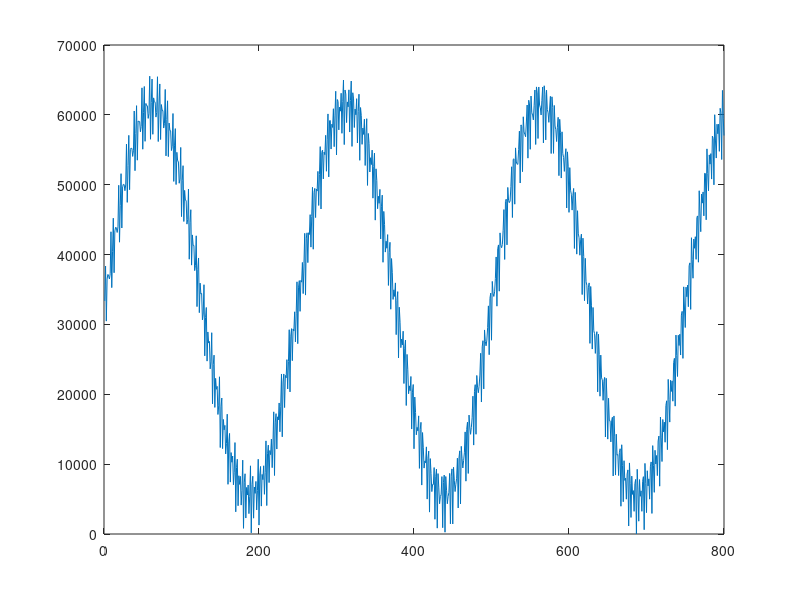

MATLAB code to generate this figure: (Note: this script raises an error after producing the figure.)
%%%%%%%%%%%%%%%%%%%%%%%%%%%%%%%%%%%%%%%%%%%%%%%%%%%%%%%%%%%%%%%%%%%%%%%%%
% Arbitrary waveform generation
%%%%%%%%%%%%%%%%%%%%%%%%%%%%%%%%%%%%%%%%%%%%%%%%%%%%%%%%%%%%%%%%%%%%%%%%%
clc;clear all;close all;

F_SAMPLING = 1000; % in Hertz
TIME_LENGTH = 0.8; % in seconds

DATA_POINTS = TIME_LENGTH * F_SAMPLING;
input = zeros(1,DATA_POINTS);

t = (0 : 1/F_SAMPLING : (TIME_LENGTH-(1/F_SAMPLING)));
f = [4,300,400.5];
c = [1,0.1,0.1];

for k = 1:length(f)
    input = input + (c(k) * sin(2*pi*f(k)*t));
end

input = input - min(input);
input = input * (65535/max(input));
input = uint16(input);
figure;plot(input);

fd = fopen('raw.txt','w');
for k = 1:DATA_POINTS
    temp = sprintf('%d\n',input(k));
    fprintf(fd,'%s',temp);
end
fclose(fd);

%%%%%%%%%%%%%%%%%%%%%%%%%%%%%%%%%%%%%%%%%%%%%%%%%%%%%%%%%%%%%%%%%%%%%%%%%
figure;
plot(output(254:length(output)));
hold;
plot(input(254:length(input)),'r');


